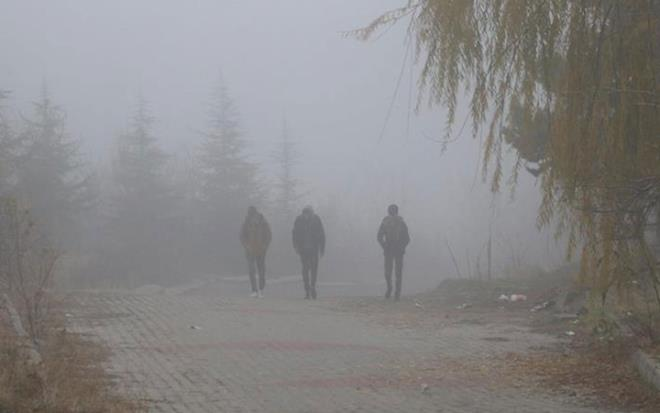
#> input picture ikinisan/sisli.jpg, 660 x 413 px, found by its file name
$ python kontrast.py
#> lines starting #> are read from the running program, lines starting #| are printed output that depends on the picture
import os

import cv2 as cv
import numpy as np
path= r"C:\Users\beyza\Desktop\goruntu_isleme_dersi\ikinisan\sisli.jpg"
img= cv.imread(path)
#> img is the input picture: shape (413, 660, 3); mean B, G, R 135, 134.7, 136.2
# Min ve Max tonları bul ($r_{min}$, $r_{max}$)
min_val = np.min(img)
#> min_val = 46
max_val = np.max(img)
#> max_val = 201

# Formül: (r - min) / (max - min) * 255
katsayi = 255.0 / (max_val - min_val)
#> katsayi = 1.65
stretched = (img - min_val) * katsayi
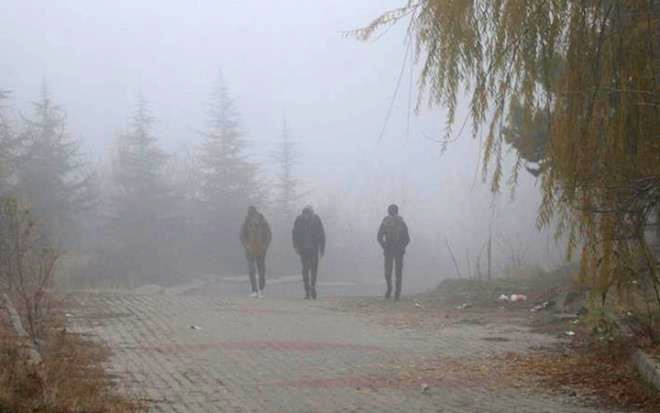
#> stretched: shape (413, 660, 3) float64; mean B, G, R 146.4, 146, 148.3; drawn with min black and max white

# Sonucu tam sayı 8-bit renk formatına çevir
stretched = np.uint8(stretched)

cv.imwrite(os.path.join(os.path.dirname(path), "stretched.jpg"), stretched)

cv.imshow("orginal", img)
cv.imshow("stretched", stretched)
cv.waitKey()
